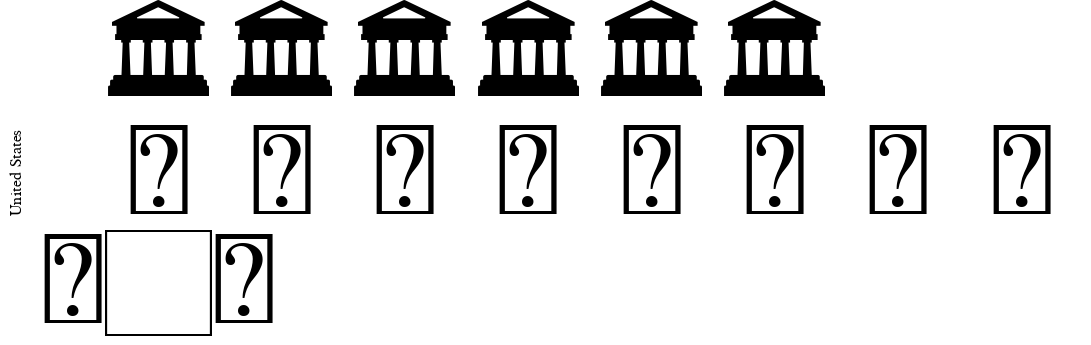

Vega-Lite specification stored for this chart:
### Vega-Lite specification from a JSON file in a GitHub repository (floating-point values rounded to 4 significant figures)
{"$schema": "https://vega.github.io/schema/vega-lite/v4.json", "config": {"view": {"stroke": ""}}, "width": 600, "height": 200, "data": {"values": [{"country": "United States", "category": "University"}, {"country": "United States", "category": "University"}, {"country": "United States", "category": "University"}, {"country": "United States", "category": "University"}, {"country": "United States", "category": "University"}, {"country": "United States", "category": "University"}, {"country": "United States", "category": "Faculty"}, {"country": "United States", "category": "Faculty"}, {"country": "United States", "category": "Faculty"}, {"country": "United States", "category": "Faculty"}, {"country": "United States", "category": "Faculty"}, {"country": "United States", "category": "Faculty"}, {"country": "United States", "category": "Faculty"}, {"country": "United States", "category": "Faculty"}, {"country": "United States", "category": "Academic Leaders"}]}, "transform": [{"calculate": "{'University': '🏛', 'Academic Leaders': '👩🏻🏫', 'Faculty': '🏫'}[datum.category]", "as": "emoji"}, {"window": [{"op": "rank", "as": "rank"}], "groupby": ["country", "category"]}], "mark": {"type": "text", "baseline": "middle"}, "encoding": {"x": {"field": "rank", "type": "ordinal", "axis": null}, "y": {"field": "category", "type": "nominal", "axis": null, "sort": null}, "row": {"field": "country", "header": {"title": ""}}, "text": {"field": "emoji", "type": "nominal"}, "size": {"value": 65}, "tooltip": [{"field": "category", "type": "nominal", "title": "Category"}]}}
